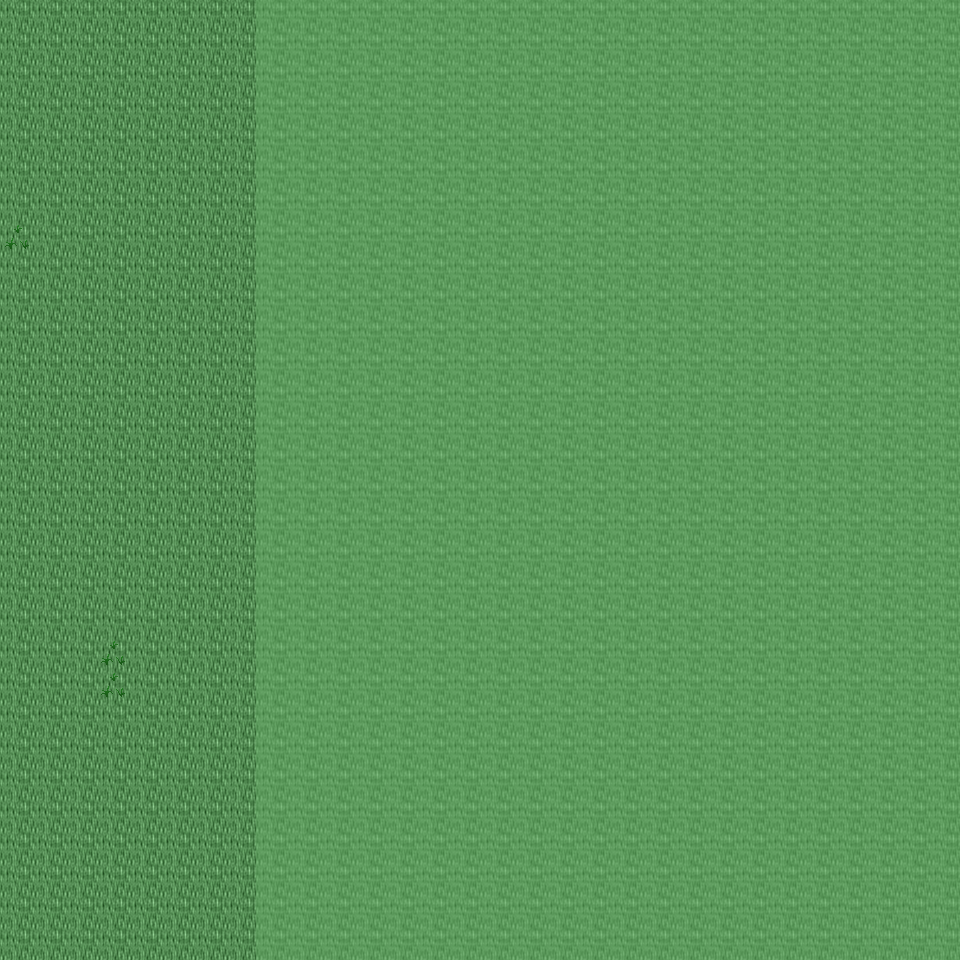

Below is a game level as drawn by its tile map, then a one-line description and the .tmx that defines it (tile-layer data replaced by summaries):
An orthogonal 30x30 tile map with 32x32 px tiles, 6 tile layers (Ground, Object, Object2, Above, ...), 14 tilesets and 2 objects (2x mapchange).

<map version="1.0" orientation="orthogonal" renderorder="right-down" width="30" height="30" tilewidth="32" tileheight="32" nextobjectid="3">
  <tileset firstgid="1" name="tileset_ground_ground" tilewidth="32" tileheight="32" tilecount="33" columns="3">
    <image source="../drawable/tileset_ground_ground.png" width="96" height="352" />
  </tileset>
  <tileset firstgid="34" name="tileset_ground_ridge_earth_dark" tilewidth="32" tileheight="32" tilecount="96" columns="12">
    <image source="../drawable/tileset_ground_ridge_earth_dark.png" width="384" height="256" />
  </tileset>
  <tileset firstgid="130" name="tileset_ground_earth_edges" tilewidth="32" tileheight="32" tilecount="18" columns="6">
    <image source="../drawable/tileset_ground_earth_edges.png" width="192" height="96" />
  </tileset>
  <tileset firstgid="148" name="tileset_ground_rock_pebbles" tilewidth="32" tileheight="32" tilecount="3" columns="1">
    <image source="../drawable/tileset_ground_rock_pebbles.png" width="32" height="96" />
  </tileset>
  <tileset firstgid="151" name="tileset_plant_grasses" tilewidth="32" tileheight="32" tilecount="6" columns="3">
    <image source="../drawable/tileset_plant_grasses.png" width="96" height="64" />
  </tileset>
  <tileset firstgid="157" name="tileset_plant_flower_daisy_white" tilewidth="32" tileheight="32" tilecount="8" columns="2">
    <image source="../drawable/tileset_plant_flower_daisy_white.png" width="64" height="128" />
  </tileset>
  <tileset firstgid="165" name="tileset_plant_flower_daisy_blue" tilewidth="32" tileheight="32" tilecount="8" columns="2">
    <image source="../drawable/tileset_plant_flower_daisy_blue.png" width="64" height="128" />
  </tileset>
  <tileset firstgid="173" name="tileset_plant_flower_daisy_red" tilewidth="32" tileheight="32" tilecount="8" columns="2">
    <image source="../drawable/tileset_plant_flower_daisy_red.png" width="64" height="128" />
  </tileset>
  <tileset firstgid="181" name="tileset_plant_flower_daisy_yellow" tilewidth="32" tileheight="32" tilecount="8" columns="2">
    <image source="../drawable/tileset_plant_flower_daisy_yellow.png" width="64" height="128" />
  </tileset>
  <tileset firstgid="189" name="tileset_plant_tree_tree_green" tilewidth="32" tileheight="32" tilecount="88" columns="8">
    <image source="../drawable/tileset_plant_tree_tree_green.png" width="256" height="352" />
  </tileset>
  <tileset firstgid="277" name="tileset_logic_collision" tilewidth="32" tileheight="32" tilecount="1" columns="1">
    <image source="../drawable/tileset_logic_collision.png" width="32" height="32" />
  </tileset>
  <tileset firstgid="278" name="tileset_furniture_chair_bench_wooden" tilewidth="32" tileheight="32" tilecount="8" columns="2">
    <image source="../drawable/tileset_furniture_chair_bench_wooden.png" width="64" height="128" />
  </tileset>
  <tileset firstgid="286" name="tileset_plant_stump_int_small_stump_2" tilewidth="32" tileheight="32" tilecount="1" columns="1">
    <image source="../drawable/tileset_plant_stump_int_small_stump_2.png" width="32" height="32" />
  </tileset>
  <tileset firstgid="287" name="tileset_object_well_hoist" tilewidth="32" tileheight="32" tilecount="9" columns="3">
    <image source="../drawable/tileset_object_well_hoist.png" width="96" height="96" />
  </tileset>
  <layer name="Ground" width="30" height="30">
    <data>[900 cells, 900 non-empty, 4 distinct tile ids]</data>
  </layer>
  <layer name="Object" width="30" height="30">
    <data>[900 cells, 141 non-empty, 8 distinct tile ids]</data>
  </layer>
  <layer name="Object2" width="30" height="30">
    <data>[900 cells, 0 non-empty, 0 distinct tile ids]</data>
  </layer>
  <layer name="Above" width="30" height="30">
    <data>[900 cells, 0 non-empty, 0 distinct tile ids]</data>
  </layer>
  <layer name="Above2" width="30" height="30">
    <data>[900 cells, 0 non-empty, 0 distinct tile ids]</data>
  </layer>
  <layer name="Walkable" width="30" height="30">
    <data>[900 cells, 660 non-empty, 1 distinct tile ids]</data>
  </layer>
  <objectgroup name="MapEvents">
    <object id="1" name="south" type="mapchange" x="0" y="928" width="256" height="32">
      <properties>
        <property name="map" value="0_ados_mountain_n2_w2_x3_y1" />
        <property name="place" value="north" />
      </properties>
    </object>
    <object id="2" name="west" type="mapchange" x="0" y="0" width="32" height="960">
      <properties>
        <property name="map" value="0_ados_mountain_n2_w2_x2_y0" />
        <property name="place" value="east" />
      </properties>
    </object>
  </objectgroup>
</map>
